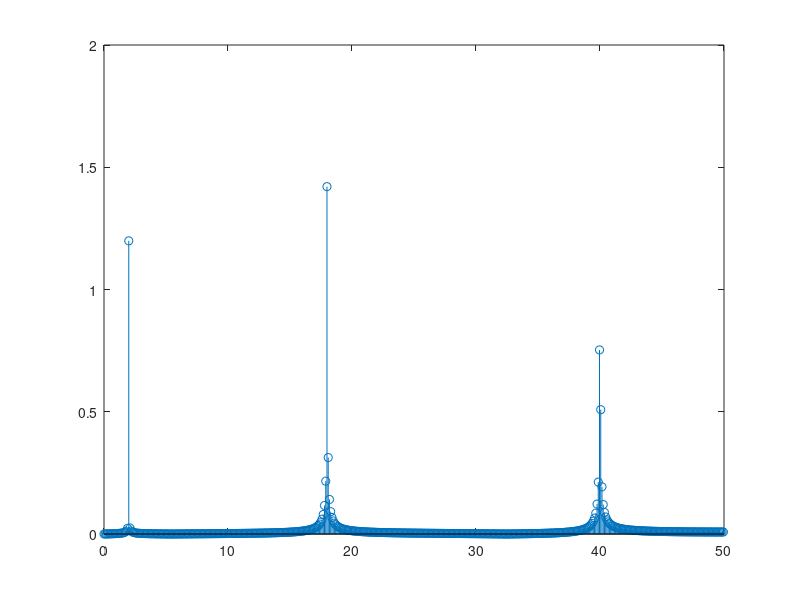

MATLAB code to generate this figure:
load semnal1.mat

Te=0.01;
t=0:Te:3;

N = length(x);
fe = 1/Te;
X = fft(x);
Xabs = abs(X)/(N/2);
magX = Xabs(1,1:N/2+1);
f =[0:N/2]*fe/N;
stem(f,magX);
